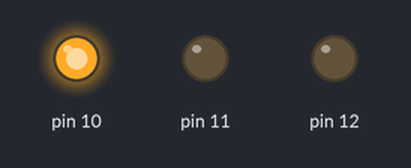
Simulated run of this sketch. Board: Arduino Uno, built with avr-gcc and run on an emulated ATmega328P. Parts: output pins drawn as LEDs (lit = HIGH).

Above: at 2.5 s.
At 9.5 s:
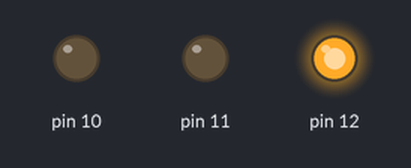
At 13.0 s:
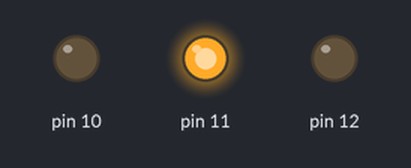
Timing chart, 0 to 18.2 s (numbered marks = the images above):
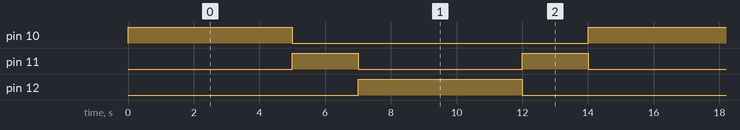

Measured:
- by itself, pin 10, pin 12: alternates HIGH for 5.0 s and LOW for 9.0 s
- by itself, pin 11: alternates HIGH for 2.0 s and LOW for 5.0 s
- by itself, everything shown: repeats every 14.0 s, in 4 steps

The sketch:

Traffic_Ligth_Automation.ino
```cpp
void setup(){
  pinMode(10,OUTPUT);
  pinMode(11,OUTPUT);
  pinMode(12,OUTPUT);
}
void loop(){
  digitalWrite(10,HIGH);
  digitalWrite(11,LOW);
  digitalWrite(12,LOW);
  delay(5000);

  digitalWrite(10,LOW);
  digitalWrite(11,HIGH);
  digitalWrite(12,LOW);
  delay(2000);

  digitalWrite(10,LOW);
  digitalWrite(11,LOW);
  digitalWrite(12,HIGH);
  delay(5000);

  digitalWrite(10,LOW);
  digitalWrite(11,HIGH);
  digitalWrite(12,LOW);
  delay(2000);
}
```
